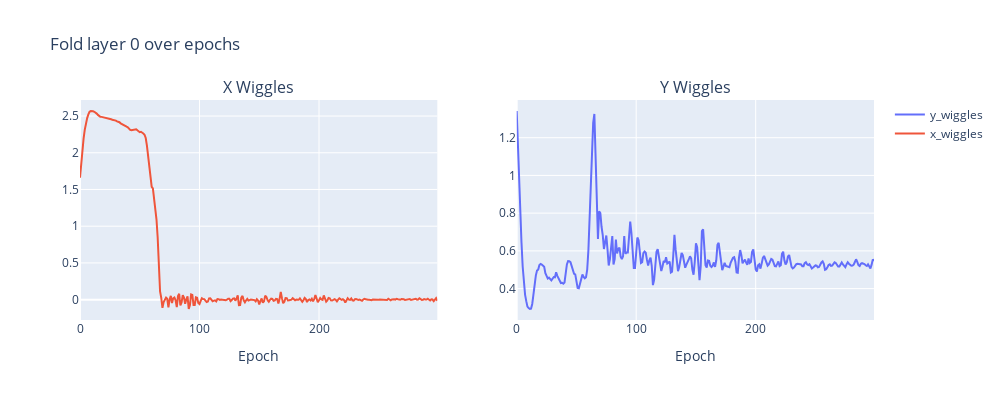

The cell this chart's notebook holds for it:
### Code cell
# reimport("from vis_helpers import *", globals())
plot_wiggles(test.fold_history, layer=0)

### Figure 1 — Plotly figure (JSON) as saved in the notebook; plotly's stock layout.template omitted (floating-point values rounded to 4 significant figures; data arrays with more than 128 entries replaced by an {"elided": "..."} marker saying what was removed)
{"data": [{"mode": "lines", "name": "y_wiggles", "type": "scatter", "xaxis": "x2", "y": {"elided": "300 float values"}, "yaxis": "y2"}, {"mode": "lines", "name": "x_wiggles", "type": "scatter", "xaxis": "x", "y": {"elided": "300 float values"}, "yaxis": "y"}], "layout": {"annotations": [{"font": {"size": 16}, "showarrow": false, "text": "X Wiggles", "x": 0.225, "xanchor": "center", "xref": "paper", "y": 1, "yanchor": "bottom", "yref": "paper"}, {"font": {"size": 16}, "showarrow": false, "text": "Y Wiggles", "x": 0.775, "xanchor": "center", "xref": "paper", "y": 1, "yanchor": "bottom", "yref": "paper"}], "height": 400, "title": {"text": "Fold layer 0 over epochs"}, "width": 1000, "xaxis": {"anchor": "y", "domain": [0, 0.45], "title": {"text": "Epoch"}}, "xaxis2": {"anchor": "y2", "domain": [0.55, 1], "title": {"text": "Epoch"}}, "yaxis": {"anchor": "x", "domain": [0, 1]}, "yaxis2": {"anchor": "x2", "domain": [0, 1]}}}
